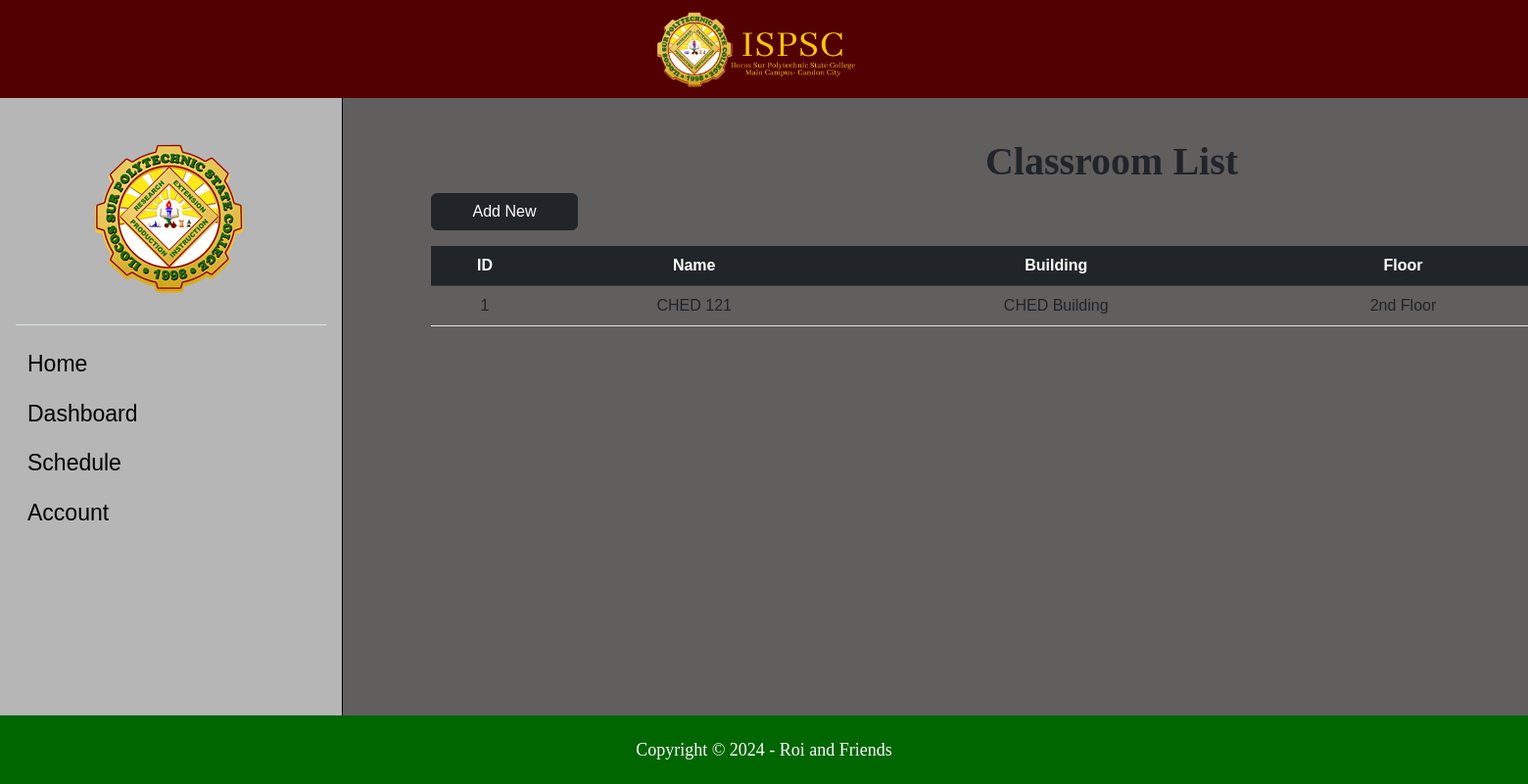
/SMS2/Codes/classroom.php, run on the app's committed database.
### tables this page shows
CREATE TABLE `classroom` (
  `cr_ID` int(11) NOT NULL,
  `cr_Name` varchar(50) NOT NULL,
  `cr_Building` varchar(50) NOT NULL,
  `cr_Floor` varchar(50) NOT NULL
);

### SMS2/Codes/classroom.php (the view, shortened to what this page needs)
<?php
include "db_conn.php";
?>
<!DOCTYPE html>
<html lang="en">
<head>
    <link href="https://cdn.jsdelivr.net/npm/bootstrap@5.2.3/dist/css/bootstrap.min.css" rel="stylesheet"
>
    <link rel="stylesheet" href="https://cdnjs.cloudflare.com/ajax/libs/font-awesome/6.4.0/css/all.min.css"
 />
    <link rel="stylesheet" href="style.css">
</head>
<body>
    <div>
        <header>
            <a class="nav-link active" aria-current="page" href="home.php">
                <img src="Pictures/ispsc_logo2.png" alt="">
            </a>
        </header>
        <div class="mid-content">
            <section>
                <div class="sidebar flex-shrink-0 p-3">
                    <div class="logo">
                        <a href="home.php">
                            <img src="Pictures/ispsc_logo.png" alt="">
                        </a>
                    </div>
                    <ul class="list-unstyled ps-0">
                        <li class="border-top my-3"></li>
                        <li class="mb-1">
                            <button
                                class="sidenav btn btn-toggle d-inline-flex align-items-center rounded border-0 collapsed">
                                <a class="ahome" href="home.php">Home</a>
                            </button>
                        </li>
                        <li class="mb-1">
                            <button
                                class="sidenav btn btn-toggle d-inline-flex align-items-center rounded border-0 collapsed"
                                data-bs-toggle="collapse" data-bs-target="#dashboard-collapse" aria-expanded="false">
                                Dashboard
                            </button>
                        </li>
                        <li class="mb-1">
                            <button
                                class="sidenav btn btn-toggle d-inline-flex align-items-center rounded border-0 collapsed"
                                data-bs-toggle="collapse" data-bs-target="#orders-collapse" aria-expanded="false">
                                Schedule
                            </button>
                        </li>
                        <li class="mb-1">
                            <button
                                class="sidenav btn btn-toggle d-inline-flex align-items-center rounded border-0 collapsed"
                                data-bs-toggle="collapse" data-bs-target="#account-collapse" aria-expanded="false">
                                Account
                            </button>
                        </li>
                    </ul>
                </div>
                <div class="list-container">
                    <h2>Classroom List</h2>
                <a href="add_croom.php" class="btn btn-dark">Add New</a>
                <table class="table table-hover text-center">
                    <thead class="table-dark">
                        <tr>
                            <th scope="col">ID</th>
                            <th scope="col">Name</th>
                            <th scope="col">Building</th>
                            <th scope="col">Floor</th>
                        </tr>
                    </thead>
                    <tbody>
                        <?php
                        $sql = "SELECT * FROM `classroom`";
                        $result = mysqli_query($conn, $sql);
                        while ($row = mysqli_fetch_assoc($result)) {
                        ?>
                        <tr>
                            <td>
                                <?php echo $row["cr_ID"] ?>
                            </td>
                            <td>
                                <?php echo $row["cr_Name"] ?>
                            </td>
                            <td>
                                <?php echo $row["cr_Building"] ?>
                            </td>
                            <td>
                                <?php echo $row["cr_Floor"] ?>
                            </td>
                        </tr>
                        <?php
                        }
                        ?>
                    </tbody>
                </table>
                </div>
            </section>
        </div>
        <footer>
            <p>Copyright © 2024 - Roi and Friends</p>
        </footer>
    </div>
</body>
</html>

### SMS2/Codes/style.css (style rules this page uses)
* { margin: 0; padding: 0; font-family: Arial, Helvetica, sans-serif; text-decoration: none; box-sizing: border-box; }
body { background-color: aquamarine; background-size: cover; display: flex; }
.btn { display: flex; justify-content: center; }
.mid-content { margin-top: 6.2rem; height: 82.2vh; }
.mid-content section { display: flex; flex-direction: row; }
.sidebar .logo { margin: 2rem 5rem; }
.sidebar { background-color: #b6b6b6; box-shadow: 0 0px 0px rgba(0, 0, 0, 0.288); height: 82.2vh; margin-bottom: 4px; width: 350px; min-width: 100px; border-right: 1px solid black; }
.sidebar button { font-weight: 500; font-size: 23px; color: black; }
.sidebar .sidenav { font-weight: 500; font-size: 23px; color: black; }
.sidebar .sidenav a { font-size: 23px; }
.sidebar a { font-weight: 400; font-size: 18px; text-decoration: none; color: black; }
.mid-content, .main-container { background-color: #615e5e; width: 1920px; }
.mid-content, .list-container { background-color: #615e5e; width: 1920px; }
.list-container { margin-top: -3rem; padding: 90px; }
.list-container h2 { text-align: center; font-size: 40px; font-family:Cambria, Cochin, Georgia, Times, 'Times New Roman', serif; font-weight: 600; }
.list-container a { width: 150px; margin-bottom: 1rem; }
header { background-color: #520000; width: 100%; height: 100px; position: absolute; display: flex; justify-content: center; }
header img { height: 130px; margin-top: -0.5rem; }
footer { display: flex; justify-content: center; align-items: center; width: 100%; height: 70px; background-color: #006600; position: absolute; bottom: 0; left: 0; right: 0; }
footer p { color: #fff; margin: 0; font-family: 'Calibri'; font-size: 18px; }

### data on the page
classroom: cr_ID "1", cr_Name "CHED 121", cr_Building "CHED Building", cr_Floor "2nd Floor"
